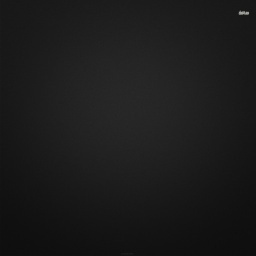
#> input picture Nhập môn thị giác máy tính/Thuc-hanh/Lab-01/train/black/1.jpg, 256 x 256 px, found by its file name; its folder holds 3 pictures in this run; the run also reads 2 pictures not shown here
$ jupyter execute code.ipynb   (older library calls are emulated)
#> lines starting #> are read from the running program, lines starting #| are printed output that depends on the picture; pictures that were not available may be replaced by others from this repository, and a replacement may not be noted
[cell 1]
import os
import numpy as np
import pandas as pd
import matplotlib.pyplot as plt
import seaborn as sns
import cv2
from concurrent.futures import ThreadPoolExecutor
from sklearn.svm import SVC
from sklearn.metrics import confusion_matrix
from sklearn.metrics import classification_report
import joblib

[cell 2]
train_dir_path = './Dataset/train'
test_dir_path = './Dataset/test'
train_root_dir = os.listdir(train_dir_path)
test_root_dir = os.listdir(test_dir_path)
train_images = []
train_labels = []
test_images = []
test_labels = []

[cell 3]
for subfolder in train_root_dir:
      subfolder_path = os.path.join(train_dir_path, subfolder)
      print(subfolder_path)
      if not os.path.isdir(subfolder_path) or subfolder =='train' :
          continue
      for image_filename in os.listdir(subfolder_path):
        image_path = os.path.join(subfolder_path, image_filename)
        train_images.append(image_path)
        train_labels.append(subfolder)
train_df = pd.DataFrame({'image': train_images, 'label': train_labels})
train_df

[cell 4]
train_df['label'] = pd.Categorical(train_df['label'], categories=sorted(train_df['label'].unique()), ordered=True)

plt.figure(figsize=(15,8))
ax = sns.countplot(x=train_df.label, palette='Set1')
ax.set_xlabel("Class", fontsize=20)
ax.set_ylabel("Count", fontsize=20)
plt.title('The Number Of Samples For Each Class', fontsize=20)
plt.grid(True)
plt.xticks(rotation=45)
plt.show()
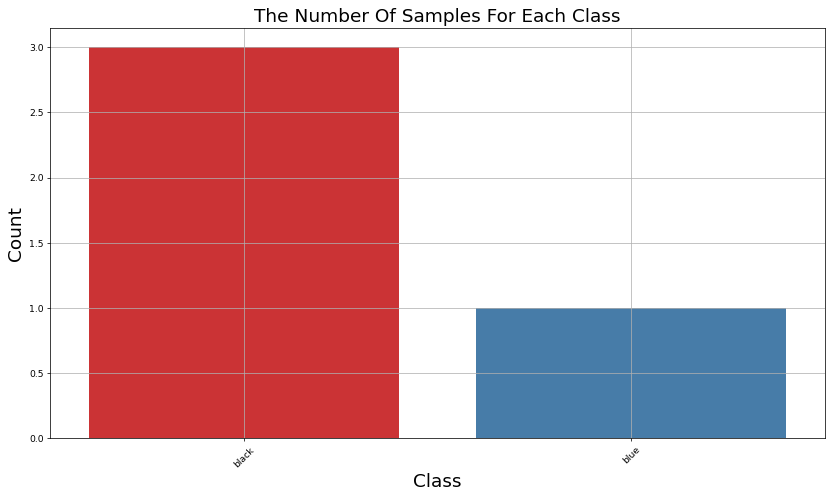
#> figure drawn by matplotlib, 1 panel

[cell 5]
plt.figure(figsize=(20,20))
for n,i in enumerate(np.random.randint(0,len(train_df),20)):
    plt.subplot(10,5,n+1)
    img=cv2.imread(train_df.image[i])
#> img is the input picture: shape (256, 256, 3); mean B, G, R 27, 27, 27
    img=cv2.resize(img,(224,224))
#> img: shape (224, 224, 3)
    img=cv2.cvtColor(img,cv2.COLOR_BGR2RGB)
    plt.imshow(img)
    plt.axis('off')
    plt.title(train_df.label[i],fontsize=25)
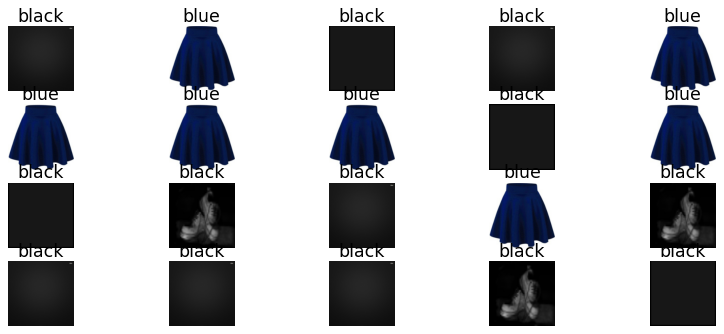
#> figure drawn by matplotlib, 20 panels

[cell 6]
for subfolder in test_root_dir:
      subfolder_path = os.path.join(test_dir_path, subfolder)
      print(subfolder_path)
#| ./Dataset/test/1.jpg
      if not os.path.isdir(subfolder_path) or subfolder =='test' :
          continue
      for image_filename in os.listdir(subfolder_path):
        image_path = os.path.join(subfolder_path, image_filename)
        test_images.append(image_path)
        test_labels.append(subfolder)
test_df = pd.DataFrame({'image': test_images, 'label': test_labels})
test_df

[cell 7]
test_df['label'] = pd.Categorical(test_df['label'], categories=sorted(test_df['label'].unique()), ordered=True)

plt.figure(figsize=(15,8))
ax = sns.countplot(x=test_df.label, palette='Set1')
ax.set_xlabel("Class", fontsize=20)
ax.set_ylabel("Count", fontsize=20)
plt.title('The Number Of Samples For Each Class', fontsize=20)
plt.grid(True)
plt.xticks(rotation=45)
plt.show()

[cell 8]
# Convert lists to numpy arrays
train_images = np.array(train_images)
train_labels = np.array(train_labels)
test_images = np.array(test_images)
test_labels = np.array(test_labels)

[cell 9]
# Ví dụ về bộ lọc SOBEL
img = cv2.imread('./Dataset/so-4.jpg', cv2.IMREAD_GRAYSCALE)
#> img: shape (256, 256); min 13, max 168, mean 27
img = cv2.resize(img, (225, 225))
#> img: shape (225, 225)

# Áp dụng bộ lọc Sobel
sobel_x = cv2.Sobel(img, cv2.CV_64F, 1, 0, ksize=5)
sobel_y = cv2.Sobel(img, cv2.CV_64F, 0, 1, ksize=5)
# Tính độ lớn gradient
gradient_mag = np.sqrt(sobel_x**2 + sobel_y**2)

# Hiển thị kết quả
plt.figure(figsize=(12, 6))

plt.subplot(1, 4, 1)
plt.title('Original Image')
plt.imshow(img, cmap='gray')

plt.subplot(1, 4, 2)
plt.title('Sobel X')
plt.imshow(sobel_x, cmap='gray')

plt.subplot(1, 4, 3)
plt.title('Sobel Y')
plt.imshow(sobel_y, cmap='gray')

plt.subplot(1, 4, 4)
plt.title('Gradient_mag')
plt.imshow(gradient_mag, cmap='gray')

plt.show()

[cell 10]
# Function to compute Sobel edge features for an image
def compute_sobel_features(image):
#> called with image = './Dataset/train/black/1.jpg'
    img = cv2.imread(image, cv2.IMREAD_GRAYSCALE)
    img_resized = cv2.resize(img, (128, 128))

    # Apply Sobel edge detection
    sobel_x = cv2.Sobel(img_resized, cv2.CV_64F, 1, 0, ksize=5)
#> sobel_x: shape (128, 128) float64
    sobel_y = cv2.Sobel(img_resized, cv2.CV_64F, 0, 1, ksize=5)
#> sobel_y: shape (128, 128) float64
    gradient_mag = np.sqrt(sobel_x**2 + sobel_y**2)
#> gradient_mag: shape (128, 128) float64

    return gradient_mag.flatten()

[cell 11]
def compute_sobel_parallel(images, num_threads=8):
    with ThreadPoolExecutor(max_workers=num_threads) as executor:
        return list(executor.map(compute_sobel_features, images))
#> call 2 of compute_sobel_features, with image = './Dataset/train/black/10.jpg'
#> in compute_sobel_features (call 2), `img_resized = cv2.resize(img, (128, 128))`:
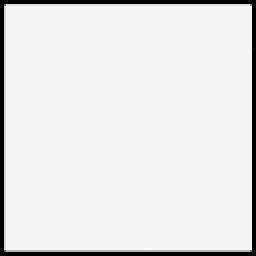
#> img_resized: shape (128, 128) (shown 2 times larger); min 0, max 24, mean 21.5; drawn with min black and max white
#> call 3 of compute_sobel_features, with image = './Dataset/train/black/15.jpg'
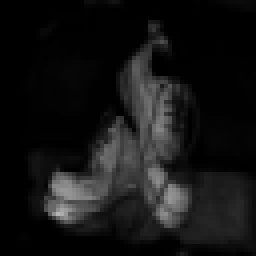
#> input picture Nhập môn thị giác máy tính/Thuc-hanh/Lab-01/train/black/15.jpg, 256 x 256 px, found by its file name
#> in compute_sobel_features, img is the input picture: shape (256, 256); min 0, max 182, mean 20.3
#> in compute_sobel_features (call 3), `sobel_x = cv2.Sobel(img_resized, cv2.CV_64F, 1, 0, ksize=5)`:
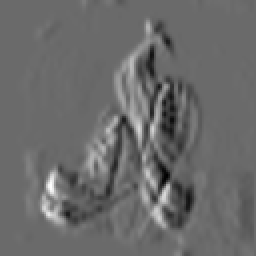
#> sobel_x: shape (128, 128) float64 (shown 2 times larger); min -2899, max 4034, mean 5.6; drawn with min black and max white
#> in compute_sobel_features (call 3), `gradient_mag = np.sqrt(sobel_x**2 + sobel_y**2)`:
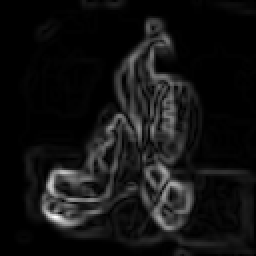
#> gradient_mag: shape (128, 128) float64 (shown 2 times larger); min 0, max 5308.4, mean 393.1; drawn with min black and max white
#> call 4 of compute_sobel_features, with image = './Dataset/train/blue/1.jpg'
#> in compute_sobel_features (call 4), `img_resized = cv2.resize(img, (128, 128))`:
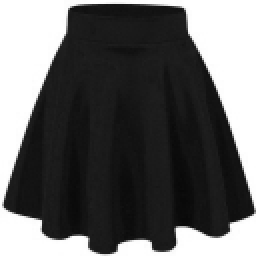
#> img_resized: shape (128, 128) (shown 2 times larger); min 8, max 255, mean 98.3
#> in compute_sobel_features (call 4), `sobel_x = cv2.Sobel(img_resized, cv2.CV_64F, 1, 0, ksize=5)`:
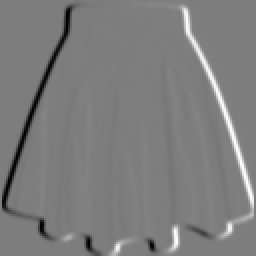
#> sobel_x: shape (128, 128) float64 (shown 2 times larger); min -10842, max 11126, mean -6.5; drawn with min black and max white
#> in compute_sobel_features (call 4), `sobel_y = cv2.Sobel(img_resized, cv2.CV_64F, 0, 1, ksize=5)`:
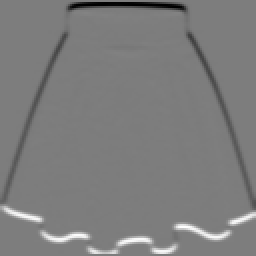
#> sobel_y: shape (128, 128) float64 (shown 2 times larger); min -11239, max 11628, mean -2.8; drawn with min black and max white
#> in compute_sobel_features (call 4), `gradient_mag = np.sqrt(sobel_x**2 + sobel_y**2)`:
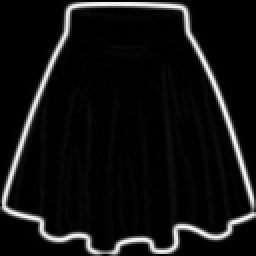
#> gradient_mag: shape (128, 128) float64 (shown 2 times larger); min 0, max 11740.9, mean 843.8; drawn with min black and max white

# Tính toán đặc trưng Sobel cho tập train và test
train_images_sobel = compute_sobel_parallel(train_images)
#> train_images_sobel = 4 items
test_images_sobel = compute_sobel_parallel(test_images)
